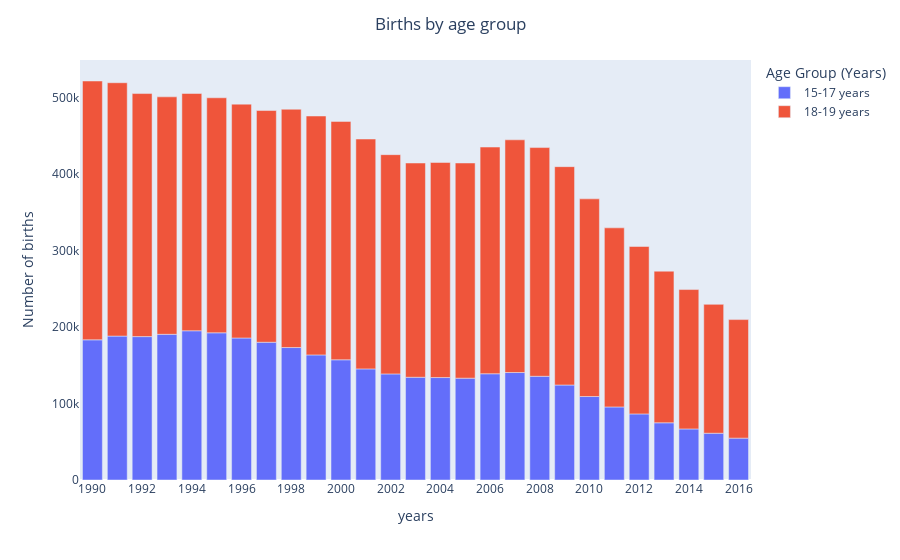

The code cell stored with this chart in its notebook:
### Code cell
fig = px.bar(df3, x='Year', y='State Births', color='Age Group (Years)')
fig.update_layout(
    title = 'Births by age group',
    title_x= 0.5,
    xaxis_title = 'years',
    yaxis_title = 'Number of births'
)
fig.update_xaxes(dtick=2)
fig.update_yaxes(showgrid=False)
fig.show()

### Figure 1 — Plotly figure (JSON) as saved in the notebook; plotly's stock layout.template omitted (floating-point values rounded to 4 significant figures)
{"data": [{"alignmentgroup": "True", "hovertemplate": "Age Group (Years)=15-17 years<br>Year=%{x}<br>State Births=%{y}<extra></extra>", "legendgroup": "15-17 years", "marker": {"color": "#636efa"}, "name": "15-17 years", "offsetgroup": "15-17 years", "orientation": "v", "showlegend": true, "textposition": "auto", "type": "bar", "x": [1990, 1991, 1992, 1993, 1994, 1995, 1996, 1997, 1998, 1999, 2000, 2001, 2002, 2003, 2004, 2005, 2006, 2007, 2008, 2009, 2010, 2011, 2012, 2013, 2014, 2015, 2016], "xaxis": "x", "y": [183327, 188226, 187549, 190535, 195169, 192508, 185721, 180154, 173231, 163588, 157209, 145324, 138731, 134384, 133980, 133191, 138943, 140566, 135664, 124247, 109173, 95538, 86423, 74820, 66791, 61184, 54741], "yaxis": "y"}, {"alignmentgroup": "True", "hovertemplate": "Age Group (Years)=18-19 years<br>Year=%{x}<br>State Births=%{y}<extra></extra>", "legendgroup": "18-19 years", "marker": {"color": "#EF553B"}, "name": "18-19 years", "offsetgroup": "18-19 years", "orientation": "v", "showlegend": true, "textposition": "auto", "type": "bar", "x": [1990, 1991, 1992, 1993, 1994, 1995, 1996, 1997, 1998, 1999, 2000, 2001, 2002, 2003, 2004, 2005, 2006, 2007, 2008, 2009, 2010, 2011, 2012, 2013, 2014, 2015, 2016], "xaxis": "x", "y": [338499, 331351, 317866, 310558, 310319, 307365, 305856, 303066, 311664, 312462, 311781, 300620, 286762, 280196, 281282, 281402, 296493, 304333, 299094, 285555, 258505, 234234, 218965, 198285, 182287, 168531, 155068], "yaxis": "y"}], "layout": {"barmode": "relative", "legend": {"title": {"text": "Age Group (Years)"}, "tracegroupgap": 0}, "margin": {"t": 60}, "title": {"text": "Births by age group", "x": 0.5}, "xaxis": {"anchor": "y", "domain": [0, 1], "dtick": 2, "title": {"text": "years"}}, "yaxis": {"anchor": "x", "domain": [0, 1], "showgrid": false, "title": {"text": "Number of births"}}}}
